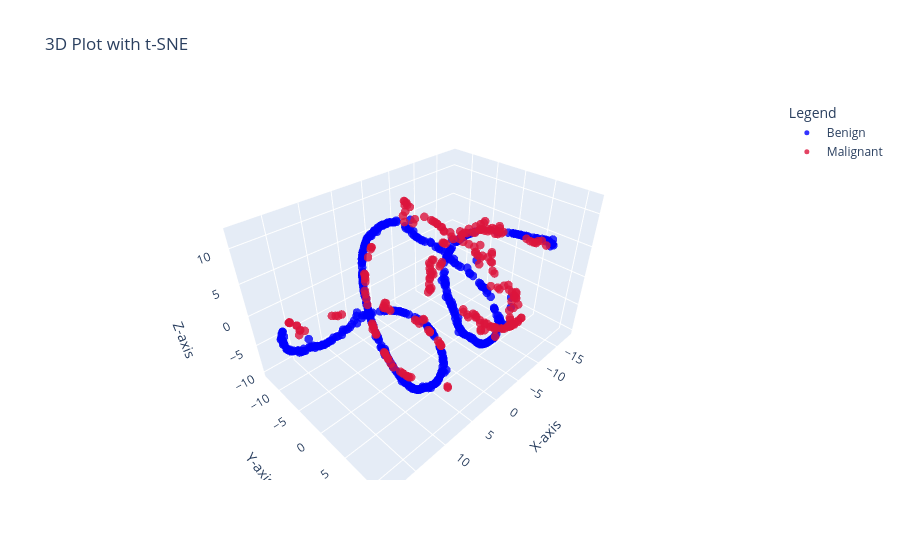

The cell this chart's notebook holds for it:
### Code cell
plot_3d_plotly(T0,y,title="3D Plot with t-SNE",color_map=Dict)

### Figure 1 — Plotly figure (JSON) as saved in the notebook; plotly's stock layout.template omitted (floating-point values rounded to 4 significant figures; data arrays with more than 128 entries replaced by an {"elided": "..."} marker saying what was removed)
{"data": [{"marker": {"color": "blue", "line": {"width": 0}, "opacity": 0.8, "size": 5}, "mode": "markers", "name": "Benign", "type": "scatter3d", "x": {"elided": "444 float values"}, "y": {"elided": "444 float values"}, "z": {"elided": "444 float values"}}, {"marker": {"color": "crimson", "line": {"width": 0}, "opacity": 0.8, "size": 5}, "mode": "markers", "name": "Malignant", "type": "scatter3d", "x": {"elided": "239 float values"}, "y": {"elided": "239 float values"}, "z": {"elided": "239 float values"}}], "layout": {"legend": {"title": {"text": "Legend"}}, "scene": {"xaxis": {"title": {"text": "X-axis"}}, "yaxis": {"title": {"text": "Y-axis"}}, "zaxis": {"title": {"text": "Z-axis"}}}, "title": {"text": "3D Plot with t-SNE"}}}
